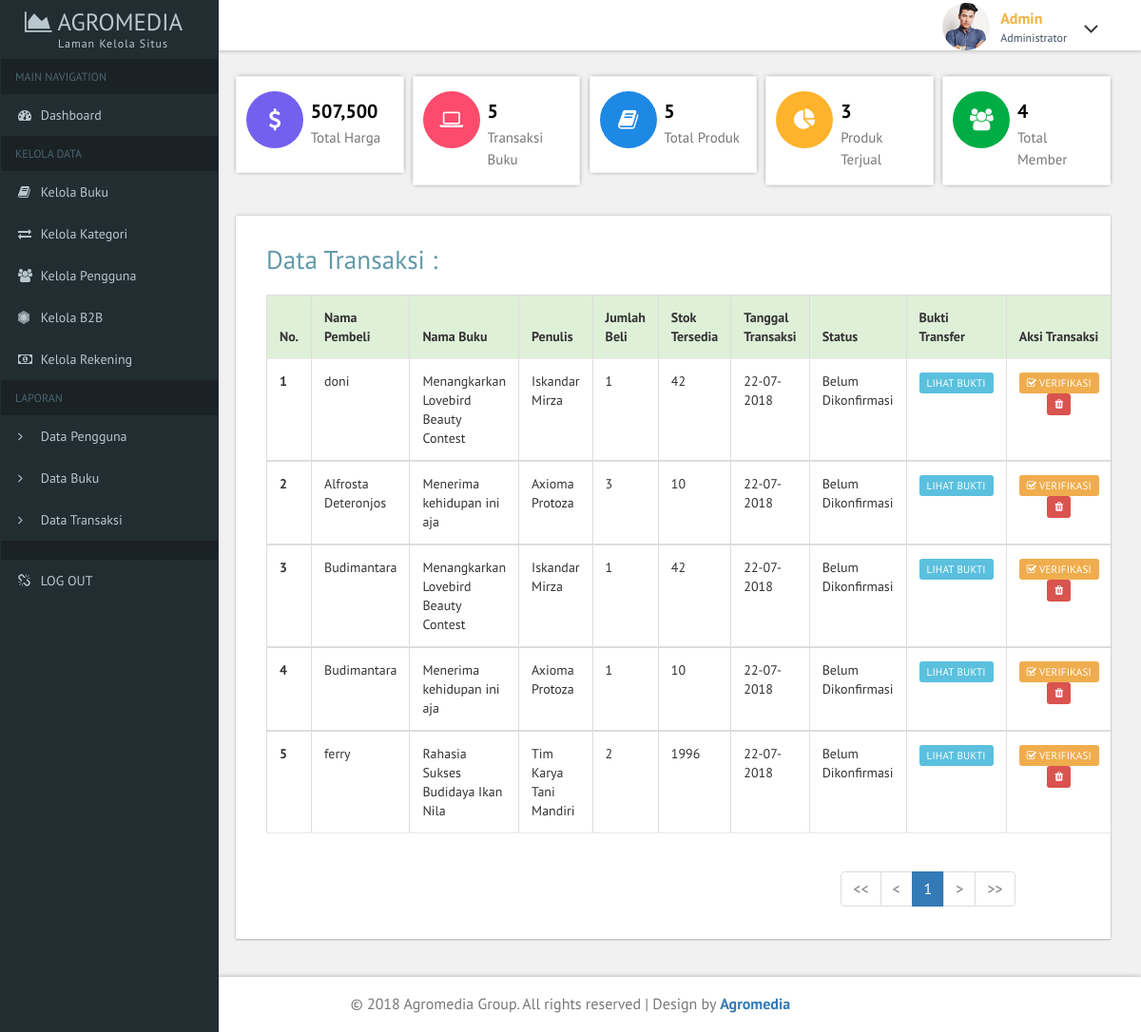
Page /admin/index_admin.php on the committed database.
### tables this page shows
CREATE TABLE IF NOT EXISTS `penjualan` (
`id_transaksi` int(10) NOT NULL,
  `id_pembeli` int(10) NOT NULL,
  `id_produk` int(10) NOT NULL,
  `jumlah` int(3) NOT NULL,
  `tanggal` date NOT NULL,
  `status` varchar(30) NOT NULL,
  `id_rekening` int(10) NOT NULL,
  `role` varchar(10) NOT NULL
);

CREATE TABLE IF NOT EXISTS `company` (
`id` int(50) NOT NULL,
  `nama` varchar(50) NOT NULL,
  `alamat` varchar(200) NOT NULL,
  `nomor_handphone` varchar(12) NOT NULL,
  `email` varchar(100) NOT NULL
);

CREATE TABLE IF NOT EXISTS `stok_buku` (
`id_produk` int(10) NOT NULL,
  `nama_produk` varchar(50) NOT NULL,
  `harga` int(10) NOT NULL,
  `photo` text NOT NULL,
  `kategori` varchar(30) NOT NULL,
  `keterangan` varchar(5000) NOT NULL,
  `stok_buku` int(5) NOT NULL,
  `best_seller` int(2) NOT NULL
);

CREATE TABLE IF NOT EXISTS `bukti_trf` (
`id` int(10) NOT NULL,
  `tanggal_konfirmasi` date NOT NULL,
  `id_pembeli` int(10) NOT NULL,
  `id_transaksi` int(10) NOT NULL,
  `nama_pengirim` varchar(50) NOT NULL,
  `bukti_transfer` text NOT NULL
);

CREATE TABLE IF NOT EXISTS `member` (
`id` int(10) NOT NULL,
  `nama` varchar(50) NOT NULL,
  `alamat` varchar(200) NOT NULL,
  `nomor_handphone` varchar(12) NOT NULL,
  `email` varchar(100) NOT NULL
);

### admin/index_admin.php (the view, shortened to what this page needs)
<!DOCTYPE HTML>
<html>
<head>
<link href="css/bootstrap.css" rel='stylesheet' type='text/css' />
<link href="css/style.css" rel='stylesheet' type='text/css' />
<link href="css/font-awesome.css" rel="stylesheet">
<link href='css/SidebarNav.min.css' media='all' rel='stylesheet' type='text/css'/>
<link href="css/custom.css" rel="stylesheet">
</head>
<body class="cbp-spmenu-push">
	<div class="main-content">
	<div class="cbp-spmenu cbp-spmenu-vertical cbp-spmenu-left" id="cbp-spmenu-s1">
		<aside class="sidebar-left">
      <nav class="navbar navbar-inverse">
          <div class="navbar-header">
            <h1><a class="navbar-brand" href="index.html"><span class="fa fa-area-chart"></span> Agromedia<span class="dashboard_text">Laman Kelola Situs</span></a></h1>
          </div>
          <div class="collapse navbar-collapse" id="bs-example-navbar-collapse-1">
            <ul class="sidebar-menu">
              <li class="header">MAIN NAVIGATION</li>
              <li class="treeview">
                <a href="index_admin.php">
                <i class="fa fa-dashboard"></i> <span>Dashboard</span>
                </a>
              </li>
			  <li class="header">KELOLA DATA</li>
			  <li><a href="kelola_buku.php"><i class="fa fa-book"></i> <span>Kelola Buku</span></a></li>
              <li><a href="kelola_kategori.php"><i class="fa fa-exchange"></i> <span>Kelola Kategori</span></a></li>
              <li><a href="kelola_pengguna.php"><i class="fa fa-group"></i> <span>Kelola Pengguna</span></a></li>
              <li><a href="kelola_b2b.php"><i class="fa fa-first-order"></i> <span>Kelola B2B</span></a></li>
              <li><a href="kelola_rekening.php"><i class="fa fa-money"></i> <span>Kelola Rekening</span></a></li>
              <li class="header">LAPORAN</li>
              <li><a href="laporan_pengguna.php"><i class="fa fa-angle-right text-red"></i> <span>Data Pengguna</span></a></li>
              <li><a href="laporan_buku.php"><i class="fa fa-angle-right text-yellow"></i> <span>Data Buku</span></a></li>
              <li><a href="laporan_penjualan.php"><i class="fa fa-angle-right text-aqua"></i> <span>Data Transaksi</span></a></li>
              <li class="header"></li>
              <li><a href="logout.php"><i class="fa fa-unlink"></i> <span>LOG OUT</span></a></li>
            </ul>
          </div>
      </nav>
    </aside>
	</div>
		<div class="sticky-header header-section ">
			<div class="header-right">
				<div class="profile_details">
					<ul>
						<li class="dropdown profile_details_drop">
							<a href="#" class="dropdown-toggle" data-toggle="dropdown" aria-expanded="false">
								<div class="profile_img">
									<span class="prfil-img"><img src="images/2.jpg" alt=""> </span>
									<div class="user-name">
										<p>Admin</p>
										<span>Administrator</span>
									</div>
									<i class="fa fa-angle-down lnr"></i>
									<div class="clearfix"></div>
								</div>
							</a>
						</li>
					</ul>
				</div>
				<div class="clearfix"> </div>
			</div>
			<div class="clearfix"> </div>
		</div>
		<div id="page-wrapper">
			<div class="main-page">
			<div class="col_3">
        	<div class="col-md-3 widget widget1">
        		<div class="r3_counter_box">
                    <i class="pull-left fa fa-dollar icon-rounded"></i>
                    <div class="stats">
                      <h5><strong>
                        <?php
                            $a=mysql_query("select sum(stok_buku.harga) from stok_buku");
                           while($b=mysql_fetch_array($a)) {
                           echo "".number_format($b[0])."";
                           }
                           ?>
                      </strong></h5>
                      <span>Total Harga</span>
                    </div>
                </div>
        	</div>
        	<div class="col-md-3 widget widget1">
        		<div class="r3_counter_box">
                    <i class="pull-left fa fa-laptop user1 icon-rounded"></i>
                    <div class="stats">
                      <?php
                           $a=mysql_query("select * from penjualan");
                           $jumlah_penjual = mysql_num_rows($a);
                           echo "<h5><strong>$jumlah_penjual</strong></h5>";
                      ?>
                      <span>Transaksi Buku</span>
                    </div>
                </div>
        	</div>
        	<div class="col-md-3 widget widget1">
        		<div class="r3_counter_box">
                    <i class="pull-left fa fa-book user2 icon-rounded"></i>
                    <div class="stats">
                      <?php
                          $a=mysql_query("select * from stok_buku");
                          $jumlah_penjual = mysql_num_rows($a);
                          echo "<h5><strong>$jumlah_penjual</strong></h5>";
                      ?>
                      <span>Total Produk</span>
                    </div>
                </div>
        	</div>
        	<div class="col-md-3 widget widget1">
        		<div class="r3_counter_box">
                    <i class="pull-left fa fa-pie-chart dollar1 icon-rounded"></i>
                    <div class="stats">
                      <?php
                          $a=mysql_query("select distinct(id_produk) from penjualan");
                          $jumlah_penjual = mysql_num_rows($a);
                          echo "<h5><strong>$jumlah_penjual</strong></h5>";
                      ?>
                      <span>Produk Terjual</span>
                    </div>
                </div>
        	 </div>
        	<div class="col-md-3 widget">
        		<div class="r3_counter_box">
                    <i class="pull-left fa fa-users dollar2 icon-rounded"></i>
                    <div class="stats">
                              <?php
                                $a=mysql_query("select * from member");
                                $jumlah_member = mysql_num_rows($a);
                                echo "<h5><strong>$jumlah_member</strong></h5>";
                              ?>
                      <span>Total Member</span>
                    </div>
                </div>
        	 </div>
		</div>
    <div class="tables">
          <div class="table-responsive bs-example widget-shadow">
            <h2 class="title1">Data Transaksi :</h2>
            <table class="table table-bordered table-hover" style="font-size: 14px">
              <thead>
                <tr class="success">
                  <th>No.</th>
                  <th>Nama Pembeli</th>
                  <th>Nama Buku</th>
                  <th>Penulis</th>
                  <th>Jumlah Beli</th>
                  <th>Stok Tersedia</th>
                  <th>Tanggal Transaksi</th>
                  <th>Status</th>
                  <th>Bukti Transfer</th>
                  <th>Aksi Transaksi</th>
                </tr>
              </thead>
              <?php
                  $page = (isset($_GET['page']))? $_GET['page'] : 1;
                  $limit = 10;
                  $limit_start = ($page - 1) * $limit;
                  $sql=mysql_query("select  penjualan.id_transaksi,
                                            penjualan.id_pembeli,
                                            penjualan.id_produk,
                                            penjualan.jumlah,
                                            penjualan.tanggal,
                                            penjualan.status,
                                            penjualan.id_rekening,
                                            stok_buku.nama_produk,
                                            stok_buku.stok_buku,
                                            stok_buku.photo,
                                            stok_buku.keterangan,
                                            penjualan.role
                                    from    penjualan, stok_buku
                                    where   penjualan.id_produk=stok_buku.id_produk
                                    and     penjualan.status not in ('cart')
                                    order by penjualan.status desc limit ".$limit_start.",".$limit);
                  $no=$limit_start + 1;
                  while ($b=mysql_fetch_array($sql)){
                    $id_transaksi =$b[0];
                    $id_pembeli=$b[1];
                    $jumlah=$b[3];
                    $tanggal = date('d-m-Y',strtotime($b[4]));
                    $status=$b[5];
                    $nama_produk=$b[7];
                    $stok=$b[8];
                    $role=$b[11];
                      if($role === 'b2b'){
                        $sqlr=mysql_query("select nama from company where id='$id_pembeli'");
                        $exe=mysql_fetch_array($sqlr);
                        $nama=$exe[0];
                      }
                      else{
                        $sqlr=mysql_query("select nama from member where id='$id_pembeli'");
                        $exe=mysql_fetch_array($sqlr);
                        $nama=$exe[0];
                      }
                    $string=$b[10];
                      list($penulis, $halaman, $tgl_terbit, $isbn, $bahasa, $penerbit, $berat, $deskripsi) = explode("|", $string);
              ?>
              <tbody>
                <tr>
                  <th scope="row"><?php echo $no;?></th>
                  <td><?php echo $nama;?></td>
                  <td><?php echo $nama_produk;?></td>
                  <td><?php echo $penulis;?></td>
                  <td><?php echo $jumlah;?></td>
                  <td><?php echo $stok;?></td>
                  <td><?php echo $tanggal;?></td>
                  <td>
              <?php
                  switch ($b[5]) {
                  case 'konfirmasi_admin':
                        echo "Belum Dikonfirmasi";
                  break;
                  }
              ?>
                  </td>
                  <td>
                    <?php
                        $sql_a=mysql_query("select bukti_transfer from bukti_trf where id_transaksi='$id_transaksi'");
                        while($d=mysql_fetch_array($sql_a)) {
                          echo "<a target='_blank' class='btn btn-info btn-xs' href='../images/bukti/$d[0]'>Lihat Bukti</a>";
                        }
                    ?>
                  </td>
                  <td style="text-align: center;">
                    <?php
                      if($status=='finish'){
                        echo "
                        <a class='btn btn-success btn-xs hvr-icon-bounce col-10'>Selesai  </a>
                        ";
                      }
                      else{
                        echo "
                        <a class='btn btn-warning btn-xs' href='verifikasi.php?id_transaksi=$id_transaksi'><i class='fa fa-check-square-o'></i> Verifikasi</a>
                        ";}
                    ?>
                        <a class='btn btn-danger btn-xs' href='delete_transaksi.php?id_transaksi=<?php echo $id_transaksi;?>'><i class='fa fa-trash'></i></a>
                  </td>
                </tr>
              </tbody>
              <?php $no++;
              }?>
            </table>
            <div class="col-md-7"></div>
            <div class="col-md-5" style="" >
              <ul class="pagination" style="margin-left: 90px">
                <?php
                if($page == 1){
                ?>
                  <li class="disabled"><a href="#"><<</a></li>
                  <li class="disabled"><a href="#"><</a></li>
                <?php
                }else{
                  $link_prev = ($page > 1)? $page - 1 : 1;
                ?>
                  <li><a href="index_admin.php?page=1"><<</a></li>
                  <li><a href="index_admin.php?page=<?php echo $link_prev; ?>"><</a></li>
                <?php
                }
                ?>
                <?php
                $sql2 =("SELECT COUNT(*) AS jumlah FROM penjualan");
                $sql2 = mysql_query($sql2);
                $get_jumlah = mysql_fetch_array($sql2);
                $jumlah_page = ceil($get_jumlah['jumlah'] / $limit);
                $jumlah_number = 3;
                $start_number = ($page > $jumlah_number)? $page - $jumlah_number : 1;
                $end_number = ($page < ($jumlah_page - $jumlah_number))? $page + $jumlah_number : $jumlah_page;
                for($i = $start_number; $i <= $end_number; $i++){
                  $link_active = ($page == $i)? ' class="active"' : '';
                ?>
                  <li<?php echo $link_active; ?>><a href="index_admin.php?page=<?php echo $i; ?>"><?php echo $i; ?></a></li>
                <?php
                }
                ?>
                <?php
                if($page == $jumlah_page){
                ?>
                  <li class="disabled"><a href="#">></a></li>
                  <li class="disabled"><a href="#">>></a></li>
                <?php
                }else{
                  $link_next = ($page < $jumlah_page)? $page + 1 : $jumlah_page;
                ?>
                  <li><a href="index_admin.php?page=<?php echo $link_next; ?>">></a></li>
                  <li><a href="index_admin.php?page=<?php echo $jumlah_page; ?>">>></a></li>
                <?php
                }
                ?>
              </ul>
            </div>
          </div>
          </div>
        </div>
		</div>
	<div class="footer">
	   <p>© 2018 Agromedia Group. All rights reserved | Design by <a href="#">Agromedia</a></p>
	</div>
	</div>
</body>
</html>

### admin/css/custom.css (style rules this page uses)
#page-wrapper { padding:5em 2em 2.5em; background-color: #F1F1F1; }

### rows in the picture
penjualan: company.nama "doni", id_produk.nama_produk "Menangkarkan Lovebird Beauty Contest", penulis "Iskandar Mirza", jumlah "1", id_produk.stok_buku "42", tanggal "22-07-2018", status "Belum Dikonfirmasi"
penjualan: member.nama "Alfrosta Deteronjos", id_produk.nama_produk "Menerima kehidupan ini aja", penulis "Axioma Protoza", jumlah "3", id_produk.stok_buku "10", tanggal "22-07-2018", status "Belum Dikonfirmasi"
penjualan: company.nama "Budimantara", id_produk.nama_produk "Menangkarkan Lovebird Beauty Contest", penulis "Iskandar Mirza", jumlah "1", id_produk.stok_buku "42", tanggal "22-07-2018", status "Belum Dikonfirmasi"
penjualan: company.nama "Budimantara", id_produk.nama_produk "Menerima kehidupan ini aja", penulis "Axioma Protoza", jumlah "1", id_produk.stok_buku "10", tanggal "22-07-2018", status "Belum Dikonfirmasi"
penjualan: member.nama "ferry", id_produk.nama_produk "Rahasia Sukses Budidaya Ikan Nila", penulis "Tim Karya Tani Mandiri", jumlah "2", id_produk.stok_buku "1996", tanggal "22-07-2018", status "Belum Dikonfirmasi"

### other values in the picture
$b[0] "507,500"
$jumlah_penjual "5"
$jumlah_penjual "3"
$jumlah_member "4"
